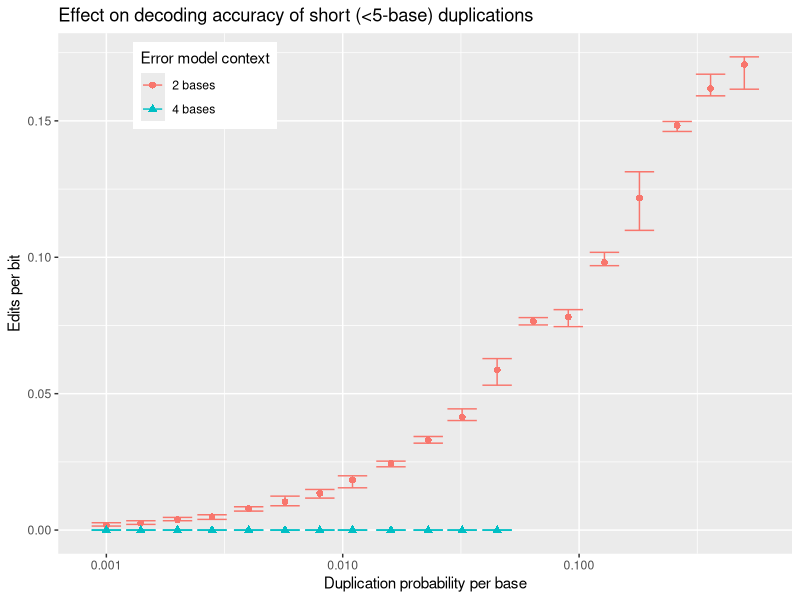

Write R code to recreate this figure.
library("ggplot2");
df.l4 <- read.table(file="len4.mix2.dups.tab");
df.l8 <- read.table(file="len8.mix2.dups.tab");

df.l4$group <- 1;
df.l8$group <- 2;

df <- rbind(df.l4,df.l8);

df$Context=factor(df$group,labels=c("2 bases","4 bases"));
g <- guide_legend(title="Error model context");

dupplot <- ggplot(df,aes(x=DupProb,y=MedianEditsPerBit,color=Context)) + geom_errorbar(aes(ymin=LowerQuartileEditsPerBit,ymax=UpperQuartileEditsPerBit)) + geom_point(aes(shape=Context),size=2) + ylab("Edits per bit") + xlab("Duplication probability per base") + ggtitle("Effect on decoding accuracy of short (<5-base) duplications") + theme(legend.position=c(.2,.9)) + guides(colour=g,shape=g) + scale_x_log10();

ggsave("dupplot.ps",plot=dupplot);

